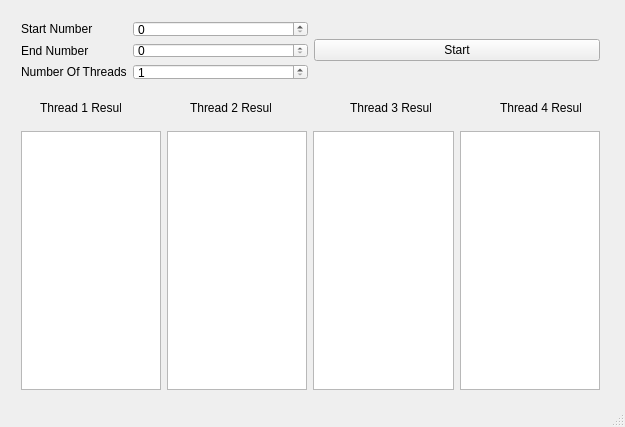
<?xml version="1.0" encoding="UTF-8"?>
<ui version="4.0">
 <class>FindPrimes</class>
 <widget class="QMainWindow" name="FindPrimes">
  <property name="geometry">
   <rect>
    <x>0</x>
    <y>0</y>
    <width>625</width>
    <height>427</height>
   </rect>
  </property>
  <property name="windowTitle">
   <string>FindPrimes</string>
  </property>
  <widget class="QWidget" name="centralWidget">
   <widget class="QWidget" name="horizontalLayoutWidget">
    <property name="geometry">
     <rect>
      <x>10</x>
      <y>120</y>
      <width>601</width>
      <height>281</height>
     </rect>
    </property>
    <layout class="QHBoxLayout" name="horizontalLayout">
     <item>
      <widget class="QTextEdit" name="thread1TextEdit">
       <property name="readOnly">
        <bool>true</bool>
       </property>
      </widget>
     </item>
     <item>
      <widget class="QTextEdit" name="thread2TextEdit">
       <property name="readOnly">
        <bool>true</bool>
       </property>
      </widget>
     </item>
     <item>
      <widget class="QTextEdit" name="thread3TextEdit">
       <property name="readOnly">
        <bool>true</bool>
       </property>
      </widget>
     </item>
     <item>
      <widget class="QTextEdit" name="thread4TextEdit">
       <property name="readOnly">
        <bool>true</bool>
       </property>
      </widget>
     </item>
    </layout>
   </widget>
   <widget class="QLabel" name="thread1Label">
    <property name="geometry">
     <rect>
      <x>40</x>
      <y>100</y>
      <width>81</width>
      <height>16</height>
     </rect>
    </property>
    <property name="text">
     <string>Thread 1 Results</string>
    </property>
   </widget>
   <widget class="QWidget" name="horizontalLayoutWidget_2">
    <property name="geometry">
     <rect>
      <x>10</x>
      <y>10</y>
      <width>601</width>
      <height>81</height>
     </rect>
    </property>
    <layout class="QHBoxLayout" name="horizontalLayout_2">
     <item>
      <layout class="QFormLayout" name="formLayout">
       <property name="fieldGrowthPolicy">
        <enum>QFormLayout::AllNonFixedFieldsGrow</enum>
       </property>
       <item row="0" column="0">
        <widget class="QLabel" name="startLabel">
         <property name="text">
          <string>Start Number</string>
         </property>
        </widget>
       </item>
       <item row="0" column="1">
        <widget class="QSpinBox" name="startSpinBox">
         <property name="maximum">
          <number>100000</number>
         </property>
        </widget>
       </item>
       <item row="1" column="0">
        <widget class="QLabel" name="endLabel">
         <property name="text">
          <string>End Number</string>
         </property>
        </widget>
       </item>
       <item row="1" column="1">
        <widget class="QSpinBox" name="endSpinBox">
         <property name="maximum">
          <number>100000</number>
         </property>
        </widget>
       </item>
       <item row="2" column="0">
        <widget class="QLabel" name="threadNumLabel">
         <property name="text">
          <string>Number Of Threads</string>
         </property>
        </widget>
       </item>
       <item row="2" column="1">
        <widget class="QSpinBox" name="threadSpinBox">
         <property name="minimum">
          <number>1</number>
         </property>
         <property name="maximum">
          <number>4</number>
         </property>
        </widget>
       </item>
      </layout>
     </item>
     <item>
      <widget class="QPushButton" name="startButton">
       <property name="text">
        <string>Start</string>
       </property>
      </widget>
     </item>
    </layout>
   </widget>
   <widget class="QLabel" name="thread2Label">
    <property name="geometry">
     <rect>
      <x>190</x>
      <y>100</y>
      <width>81</width>
      <height>16</height>
     </rect>
    </property>
    <property name="text">
     <string>Thread 2 Results</string>
    </property>
   </widget>
   <widget class="QLabel" name="thread3Label">
    <property name="geometry">
     <rect>
      <x>350</x>
      <y>100</y>
      <width>81</width>
      <height>16</height>
     </rect>
    </property>
    <property name="text">
     <string>Thread 3 Results</string>
    </property>
   </widget>
   <widget class="QLabel" name="thread4Label">
    <property name="geometry">
     <rect>
      <x>500</x>
      <y>100</y>
      <width>81</width>
      <height>16</height>
     </rect>
    </property>
    <property name="text">
     <string>Thread 4 Results</string>
    </property>
   </widget>
  </widget>
  <widget class="QStatusBar" name="statusBar"/>
 </widget>
 <layoutdefault spacing="6" margin="11"/>
 <resources/>
 <connections/>
</ui>
